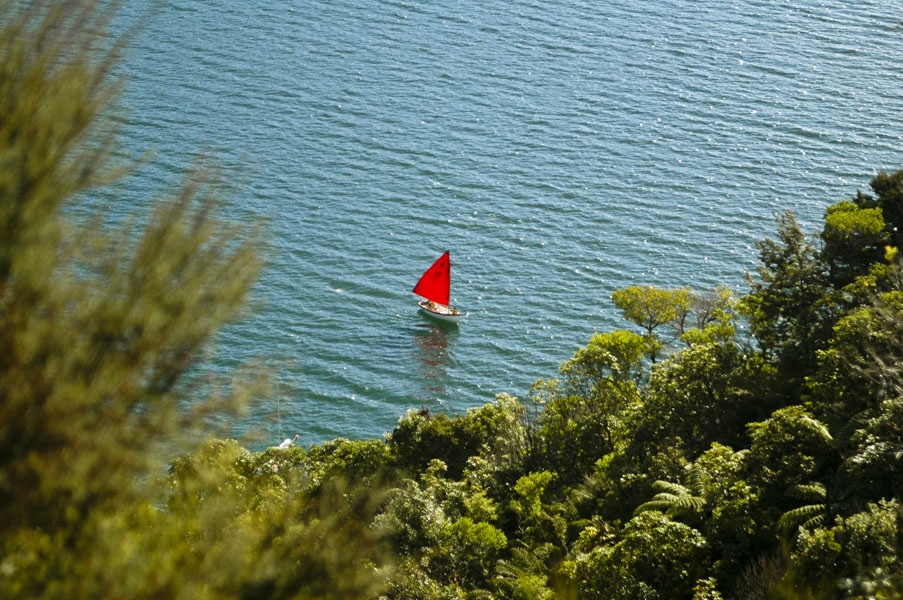
#> input picture basic image manipulation/New_Zealand_Boat.jpg, 903 x 600 px
$ python flipping_images.py
#> lines starting #> are read from the running program, lines starting #| are printed output that depends on the picture
import os
import cv2
import numpy as np
import matplotlib.pyplot as plt
import sys

img_NZ_bgr = cv2.imread("New_Zealand_Boat.jpg",cv2.IMREAD_COLOR)
#> img_NZ_bgr is the input picture: shape (600, 903, 3); mean B, G, R 96.6, 115, 98
img_NZ_rgb = cv2.cvtColor(img_NZ_bgr,cv2.COLOR_BGR2RGB)

img_NZ_rgb_flippedh = cv2.flip(img_NZ_rgb,1)
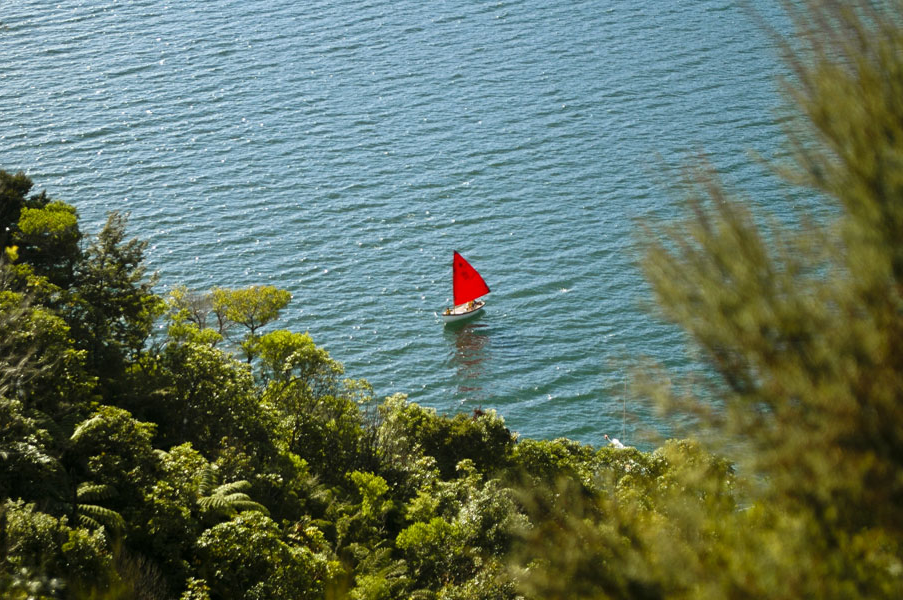
#> img_NZ_rgb_flippedh: shape (600, 903, 3); mean R, G, B 98, 115, 96.6
img_NZ_rgb_flippedv = cv2.flip(img_NZ_rgb,0)
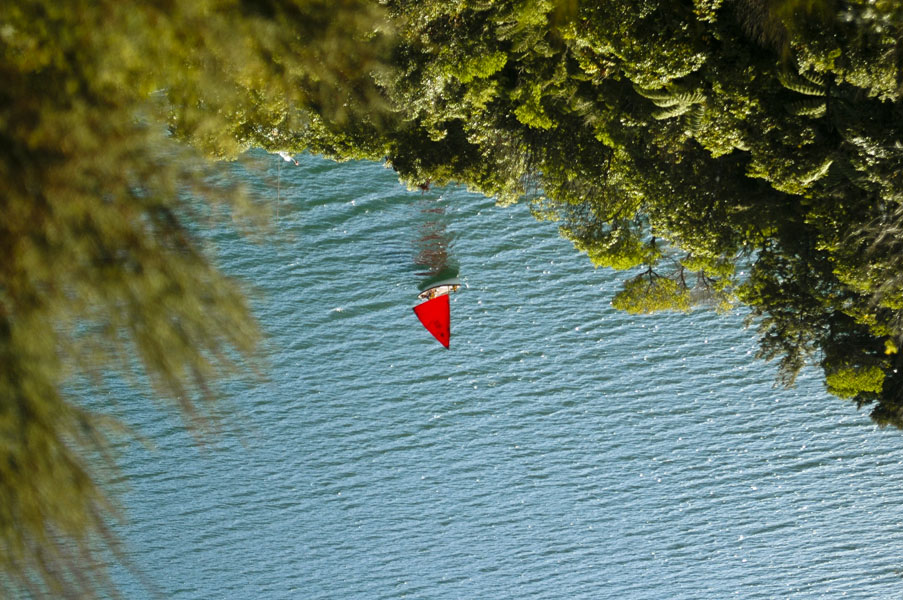
#> img_NZ_rgb_flippedv: shape (600, 903, 3); mean R, G, B 98, 115, 96.6
img_NZ_rgb_flippedb = cv2.flip(img_NZ_rgb,-1)
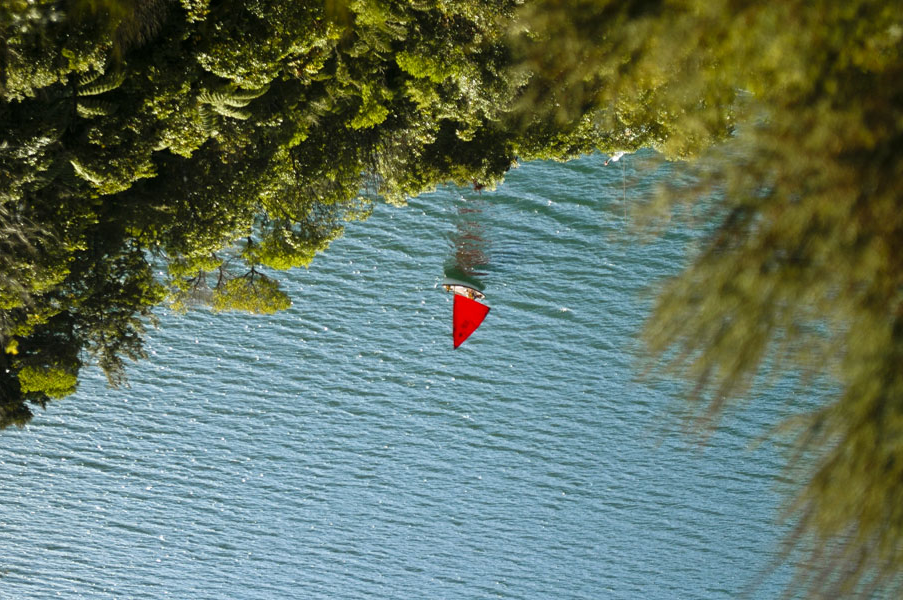
#> img_NZ_rgb_flippedb: shape (600, 903, 3); mean R, G, B 98, 115, 96.6

plt.figure(figsize=[18,5])
plt.subplot(141);plt.imshow(img_NZ_rgb_flippedh);plt.title("Imagem girada horizontalmente")
plt.subplot(142);plt.imshow(img_NZ_rgb_flippedv);plt.title("Imagem girada verticalmente")
plt.subplot(143);plt.imshow(img_NZ_rgb_flippedb);plt.title("Imagem girada nas 2 direções")
plt.subplot(144);plt.imshow(img_NZ_rgb);plt.title("OG")
plt.show()
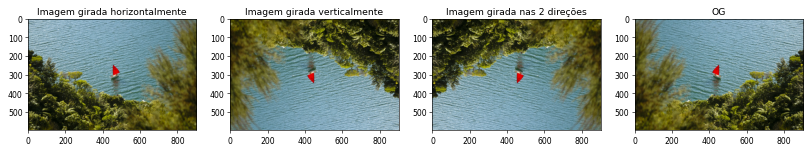
#> figure drawn by matplotlib, 4 panels

$ run again, with basic image manipulation/New_Zealand_Lake.jpg copied over basic image manipulation/New_Zealand_Boat.jpg
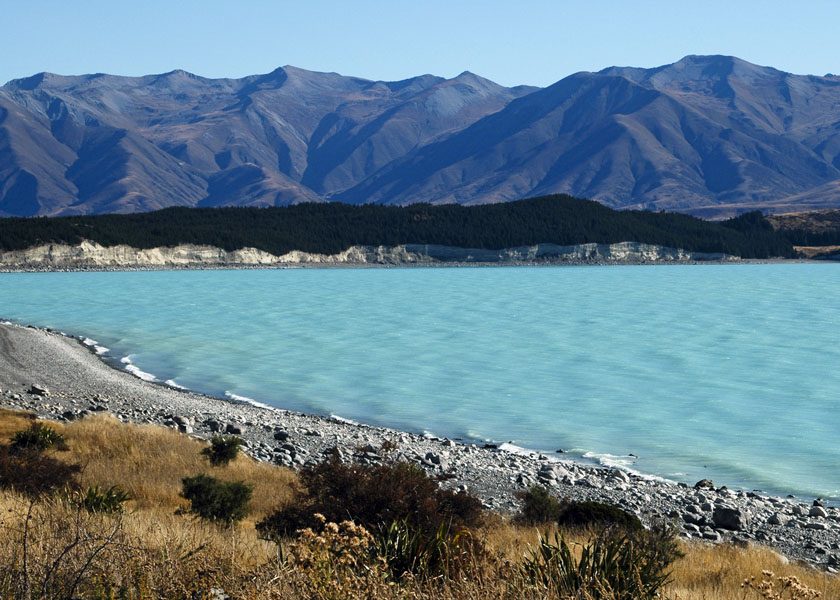
#> input picture basic image manipulation/New_Zealand_Lake.jpg, 840 x 600 px
#> img_NZ_bgr is the input picture: shape (600, 840, 3); mean B, G, R 140.2, 126.7, 100.9
#> `img_NZ_rgb_flippedb = cv2.flip(img_NZ_rgb,-1)`:
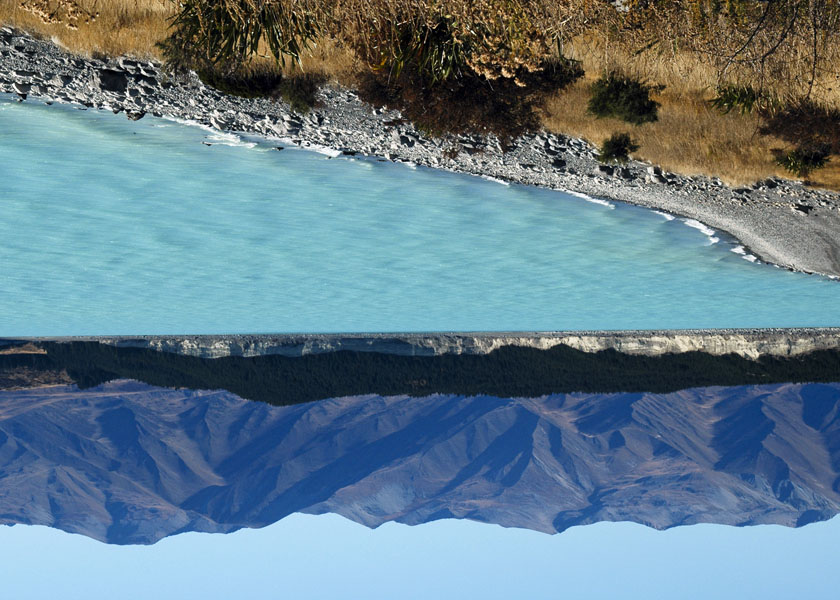
#> img_NZ_rgb_flippedb: shape (600, 840, 3); mean R, G, B 100.9, 126.7, 140.2
#> `plt.show()`:
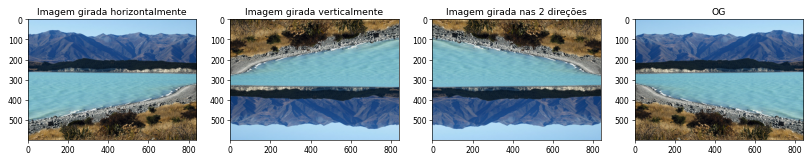
#> figure drawn by matplotlib, 4 panels

$ run again, with basic image manipulation/checkerboard_color.png saved as basic image manipulation/New_Zealand_Boat.jpg
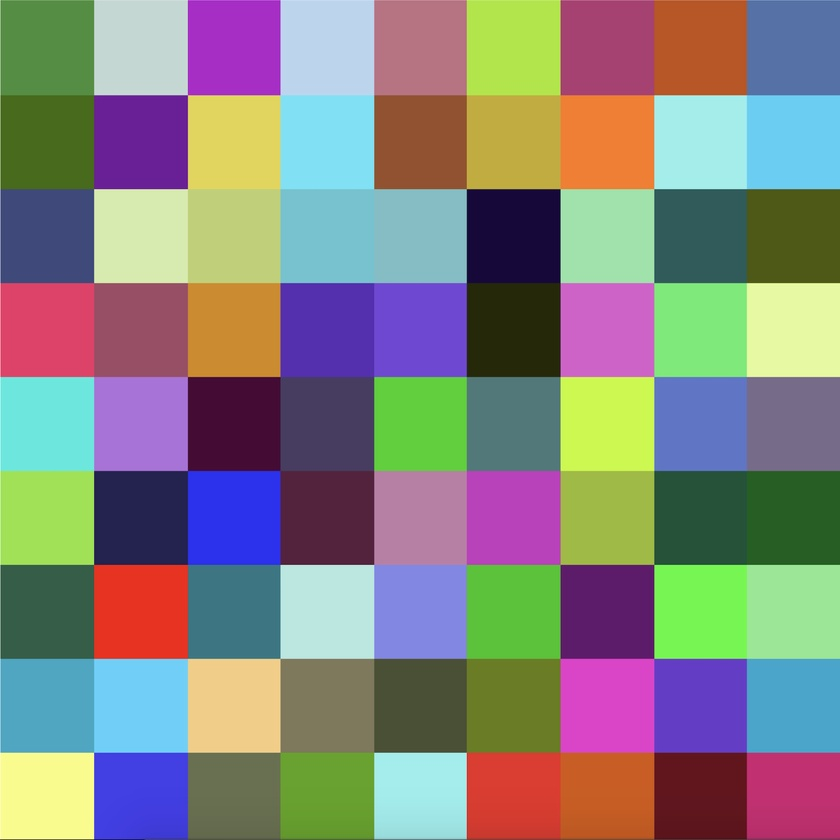
#> input picture basic image manipulation/checkerboard_color.png, 840 x 840 px, shrunk from 1800 x 1800 before the run
#> img_NZ_bgr is the input picture: shape (840, 840, 3); mean B, G, R 126.7, 131.4, 133
#> `img_NZ_rgb_flippedb = cv2.flip(img_NZ_rgb,-1)`:
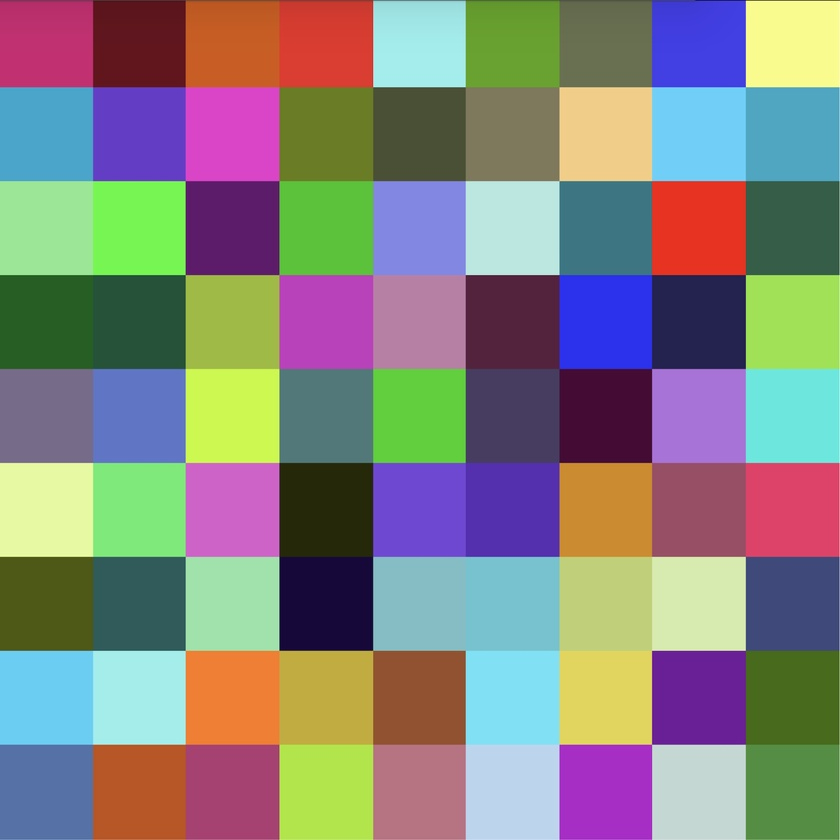
#> img_NZ_rgb_flippedb: shape (840, 840, 3); mean R, G, B 133, 131.4, 126.7
#> `plt.show()`:
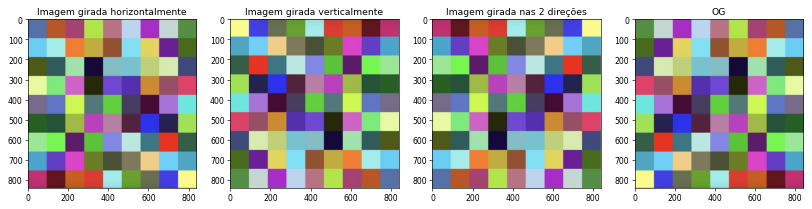
#> figure drawn by matplotlib, 4 panels
